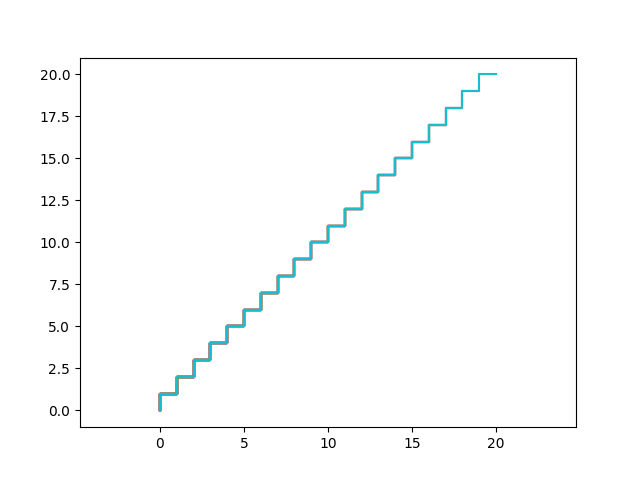

This chart was generated by the following Python code:
import matplotlib.pyplot as plt
import numpy as np

N = int(input())
langs = 1
width = 1
def lesenk (N):
    x = []
    y = []
    xstart = 0
    ystart = 0
    for i in range (N):
        x.append(xstart)
        x.append(xstart)
        y.append(ystart)
        y.append(ystart + width)
        ystart = ystart + langs
        plt.plot(x,y)

        x.append(xstart) 
        x.append(xstart + langs)
        y.append(ystart)
        y.append(ystart)
        xstart = xstart + width
        plt.plot(x,y)
    

    plt.axis('equal')
    plt.savefig('task4_dop.png')

if __name__ == "__main__":
    lesenk(N)
'''
x = np.linspace(0,10,1000)
y = x // 1
'''
